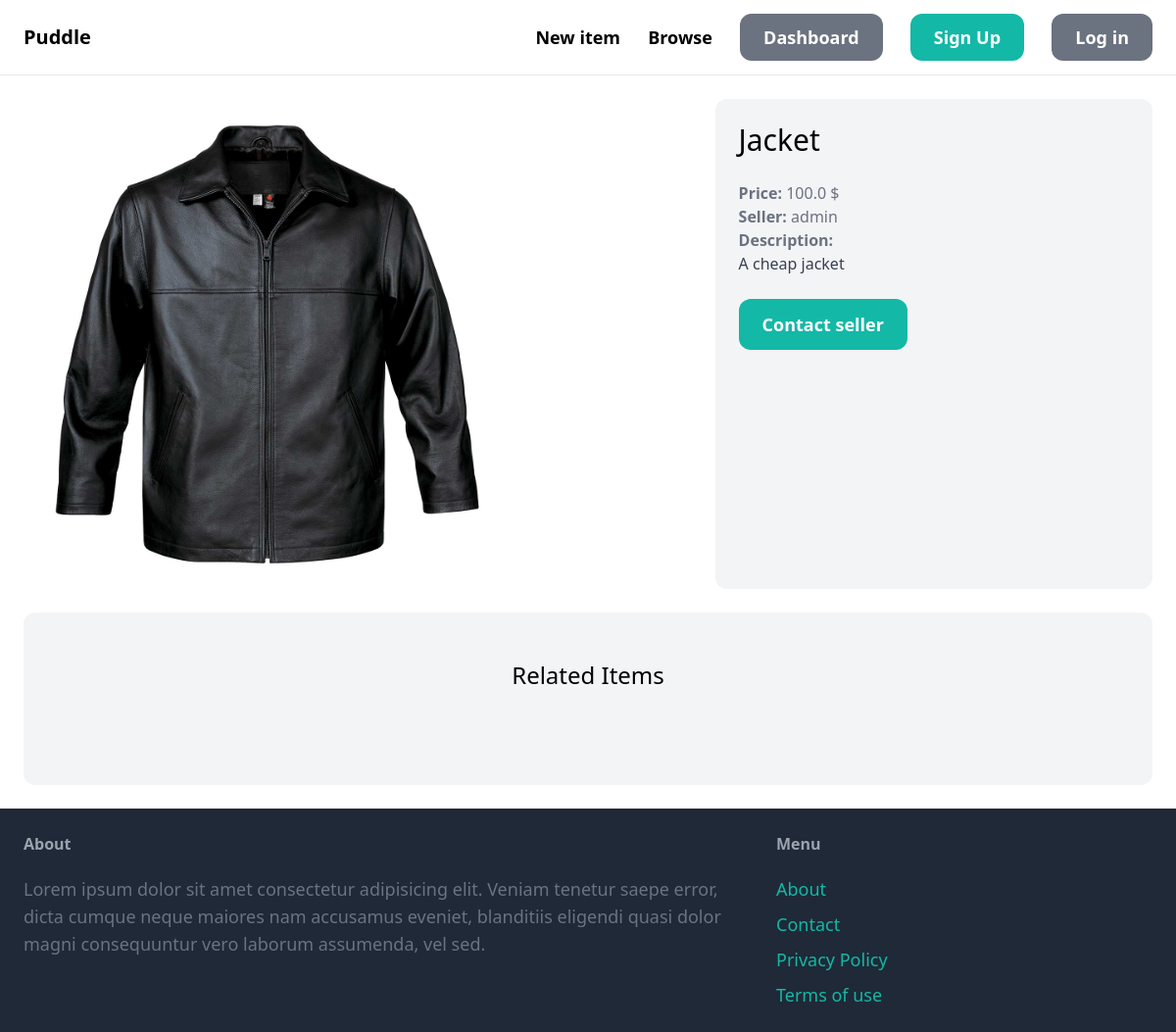
The page /items/2/ on the database as committed earlier.
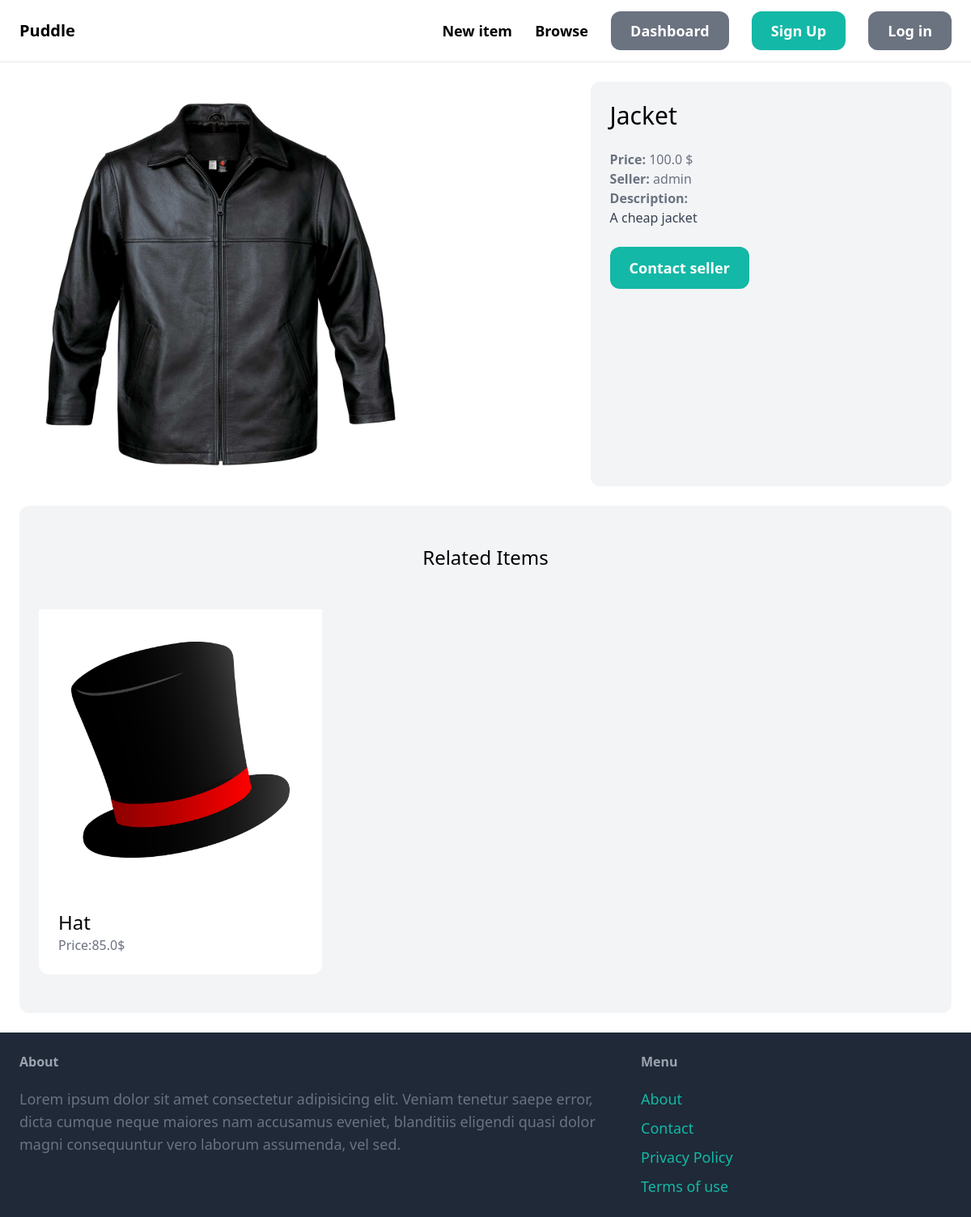
The same page on the database as committed later.
### item/models.py (models this page shows, shortened)
class Item(models.Model):
    category = models.ForeignKey(Category, related_name='items', on_delete=models.CASCADE)
    name = models.CharField(max_length=255)
    description = models.TextField(blank=True, null=True)
    price = models.FloatField()
    image = models.ImageField(upload_to='item_images', blank=True, null=True)
    is_sold = models.BooleanField(default=False)
    created_by = models.ForeignKey(User, related_name='items', on_delete=models.CASCADE)
    created_at = models.DateTimeField(auto_now_add=True)
    class Meta:
        ordering = ("name",)

### item/views.py (the view)
# urls.py: path('<int:pk>/', views.detail, name='detail')
def detail(request, pk):
    item = get_object_or_404(Item, pk=pk)
    related_items = Item.objects.filter(category=item.category, is_sold=False).exclude(pk=pk)[0:3]
    return render(request, 'item/detail.html', {
        'item': item,
        'related_items': related_items
    })

### item/templates/item/detail.html (shortened to what this page needs)
{% extends 'core/base.html' %}
{% block content %}
<div class="grid grid-cols-5 gap-6">
    <div class="col-span-3 max-w-[500px]">
        <img src="{{item.image.url}}" class="rounded-xl w-full object-contain">
    </div>
    <div class="col-span-2 p-6 bg-gray-100 rounded-xl">
        <h1 class="mb-6 text-3xl">{{item.name}}</h1>
        <p class="text-gray-500"><strong>Price: </strong>{{item.price}} $</p>
        <p class="text-gray-500"><strong>Seller: </strong>{{item.created_by.username}}</p>
        {% if item.description %}
        <p class="text-gray-700"><strong class="text-gray-500">Description: </strong></br>
            {{item.description}}
        </p>
        {% endif %}
        <a href="#"
            class="inline-block mt-6 px-6 py-3 text-lg font-semibold bg-teal-500 text-white rounded-xl hover:bg-teal-700">Contact
            seller</a>
    </div>
</div>
<div class="mt-6 px-6 py-12 bg-gray-100 rounded-xl">
    <h2 class="mb-12 text-2xl text-center">Related Items</h2>
    <div class="grid grid-cols-3 gap-3">
        {% for item in related_items %}
        <div class="max-w-[350px]">
            <a href="{% url 'item:detail' item.id%}">
                <div class="max-h-200 bg-white p-10">
                    <img src="{{item.image.url}}" alt="item_{{item.name}}" class="rounded-t-xl object-contain">
                </div>
                <div class="p-6 bg-white rounded-b-xl">
                    <h2 class="text-2xl"> {{item.name}}</h2>
                    <p class="text-gray-500">Price:{{item.price}}$</p>
                </div>
            </a>
        </div>
        {% endfor %}
    </div>
</div>
{% endblock %}

Rows that differ between the two databases and show on the page:
added Item: image (picture), name "Hat", price "85.0"
